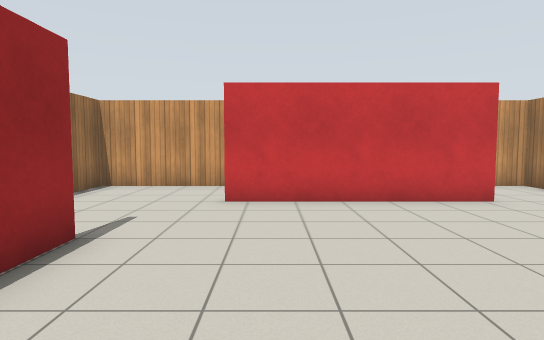
[1] (above)

12 first-person views from a walk through a world built for the Gazebo simulator. The camera is 1.2 m above the floor, tilts 4° down and sees 75° across. The floor is counted in squares, 1 m on a side. Each view is taken from the middle of a square. On the plan, view 1 faces up. The plan holds only what a view shows up to about 14 squares ahead; the rest is blank. Gazebo's built-in surfaces are drawn with simple patterns.

[2]
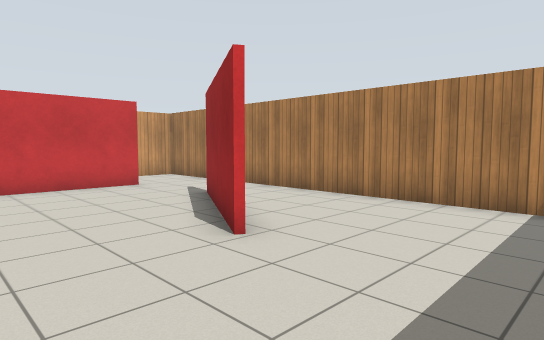

[3]
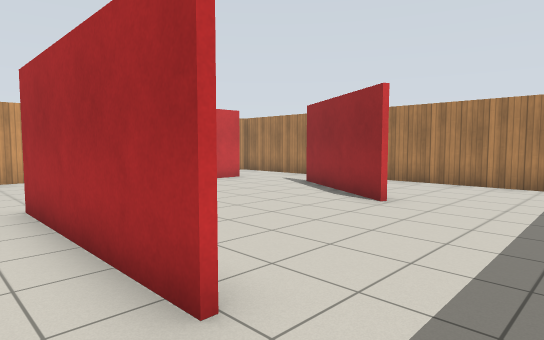

[4]
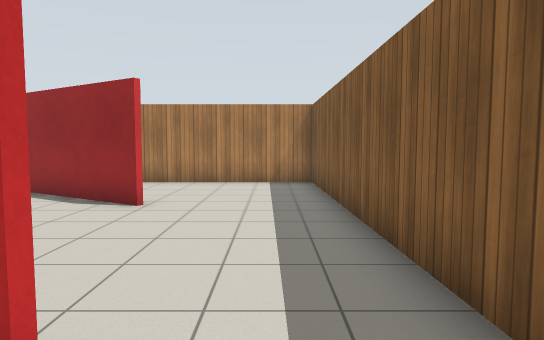

[5]
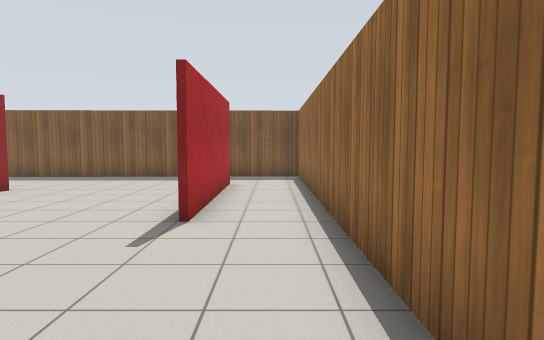

[6]
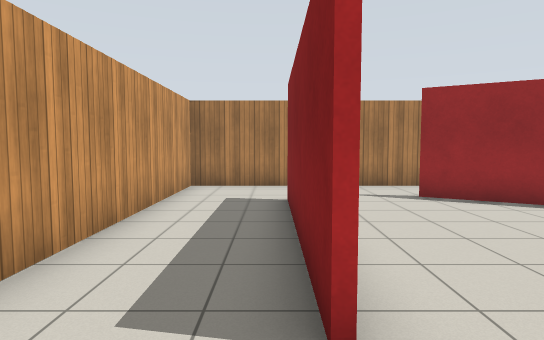

[7]
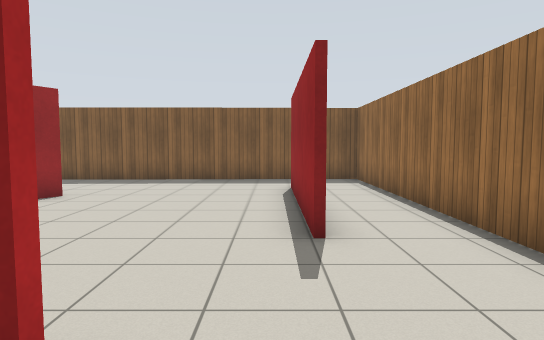

[8]
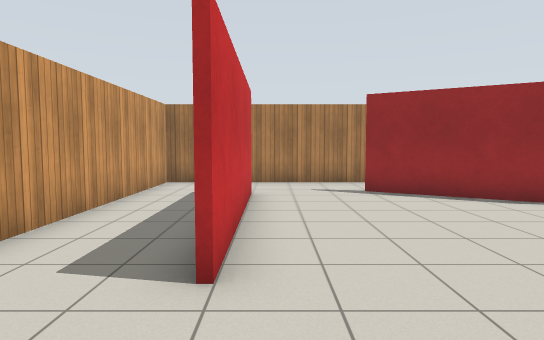

[9]
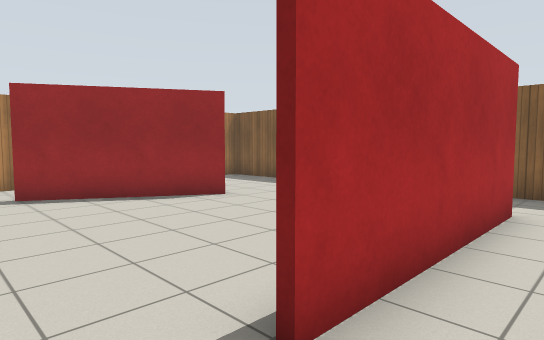

[10]
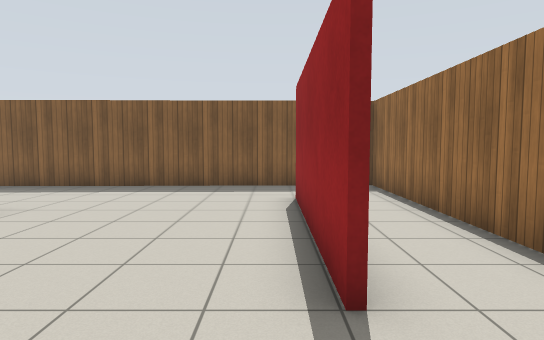

[11]
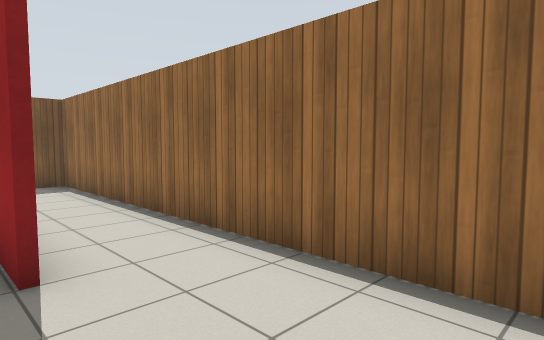

[12]
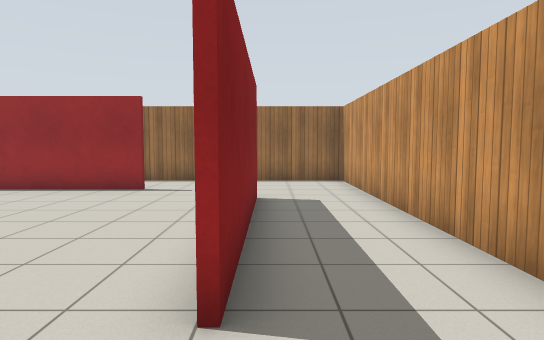

### Floor plan
Points are (right, up) in squares from view 1. A wall is a line through its corners. A room is listed if a view was taken in it or the views show most of it. See-through windows are left out.
Room 1 (views 1, 2, 3, 4, 5, 6, 7, 8, 9, 10, 11, 12)
walls: (2.9, 0.6) (5.2, 4.6); (-2.5, 4.6) (-2.5, -1); (4.9, 7.5) (-1.1, 7.5); (-1.1, 7.7) (4.7, 7.7); (-2.7, -1) (-2.7, 4.6); (7.4, -3.3) (7.4, 10.4) (-5, 10.4) (-5, -3.6) (7.4, -3.3)

Positions as (right, up) in squares from view 1, and headings:
1: (0, 0), facing up
2: (0, -3), facing up-right
3: (-4, -3), facing up-right
4: (-4, -2), facing right
5: (-4, 10), facing down
6: (-3, 8), facing right
7: (-2, 9), facing down
8: (-4, 7), facing right
9: (-4, 6), facing down-right
10: (-2, 7), facing down
11: (-2, 8), facing down-left
12: (7, 8), facing left
